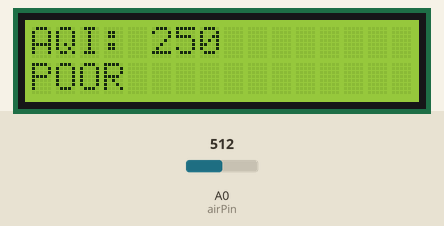
The sketch below on a simulated Arduino Uno, built with avr-gcc and run on an emulated ATmega328P. On the bench: 16×2 character LCD. The inputs (shaded band) are chosen by the test bench; at power-on: A0 (airPin) = 512.

Above: at 1.2 s.
1.3 s: A0 (airPin) set to 390
At 2.4 s:
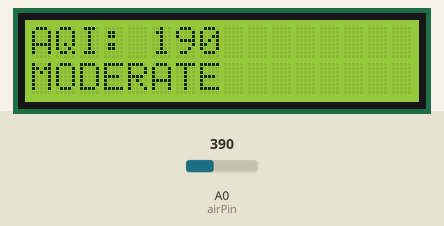
3.4 s: A0 (airPin) set to 190
At 5.1 s:
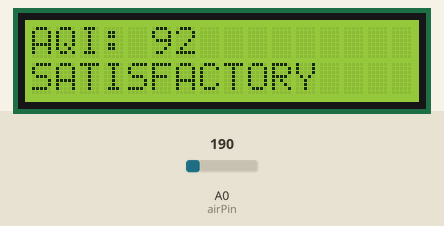
6.1 s: A0 (airPin) set to 90
At 6.8 s:
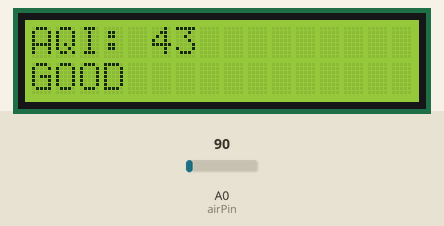
8.2 s: A0 (airPin) set to 716
At 10.3 s:
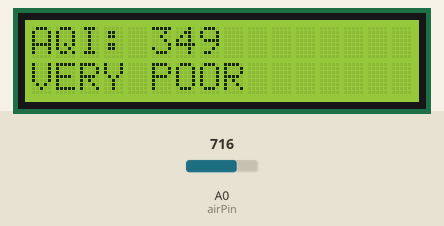
10.6 s: A0 (airPin) set to 900
At 11.0 s:
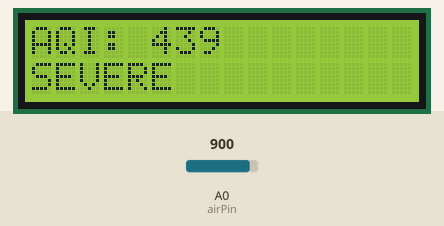
Timing chart, 0 to 13.6 s (numbered marks = the images above; inputs shaded):
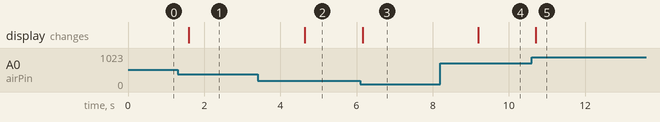

The sketch:

Air_Quality_Monitor.ino
```cpp
// (licence header left out)
#include <LiquidCrystal_I2C.h>

LiquidCrystal_I2C lcd(0x27, 16, 2);   // 16x2 I2C LCD (Address: 0x27)

int airPin = A0;   // MQ-135 air quality sensor connected to analog pin A0

void setup() {
  lcd.init();        // Initialize LCD
  lcd.backlight();  // Turn ON LCD backlight
}

void loop() {
  int sensorValue = analogRead(airPin);   // Read raw sensor value (0–1023)

  // Convert MQ135 reading to AQI (approximate mapping for demo purpose)
  int aqi = map(sensorValue, 0, 1023, 0, 500);

  lcd.clear();
  lcd.setCursor(0, 0);
  lcd.print("AQI: ");
  lcd.print(aqi);

  lcd.setCursor(0, 1);

  // Display air quality category based on AQI value
  if (aqi <= 50) {
    lcd.print("GOOD");
  }
  else if (aqi <= 100) {
    lcd.print("SATISFACTORY");
  }
  else if (aqi <= 200) {
    lcd.print("MODERATE");
  }
  else if (aqi <= 300) {
    lcd.print("POOR");
  }
  else if (aqi <= 400) {
    lcd.print("VERY POOR");
  }
  else {
    lcd.print("SEVERE");
  }

  delay(1500);   // Refresh display every 1.5 seconds
}
```

Measured:
- after the input at 1.3 s, the display: changes after 0.30 s (image 1)
- after the input at 3.4 s, the display: changes after 1.2 s (image 2)
- after the input at 6.1 s, the display: changes after 0.06 s (image 3)
- after the input at 8.2 s, the display: changes after 0.99 s (image 4)
- after the input at 10.6 s, the display: changes after 0.11 s (image 5)
